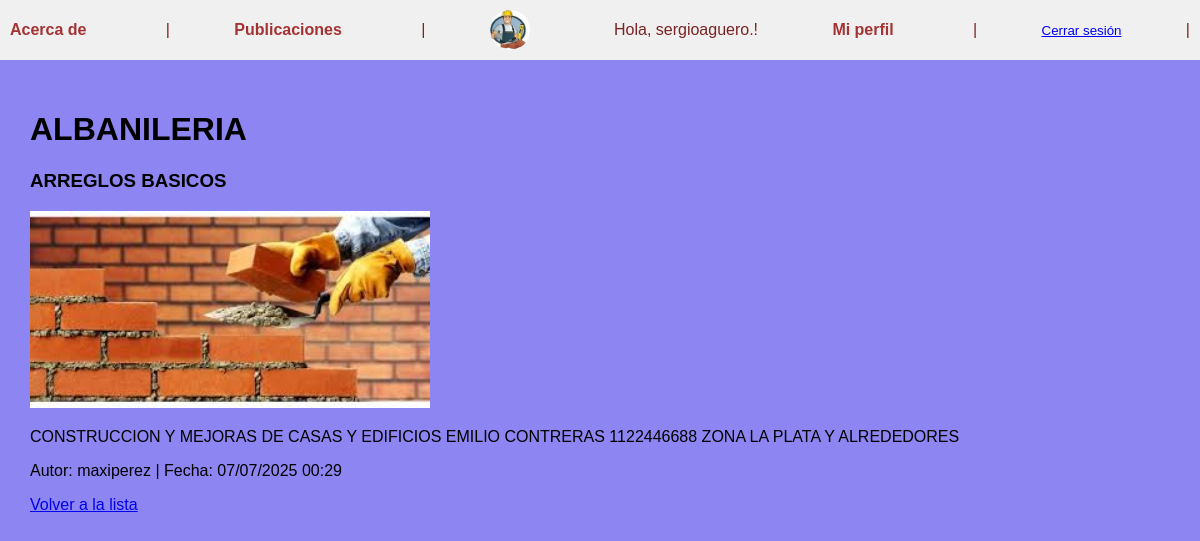
The app's page /pages/3/ (signed in) with its own data.
### accounts/models.py (models this page shows, shortened)
class UserProfile(models.Model):
    user = models.OneToOneField(User, on_delete=models.CASCADE)
    imagen = models.ImageField(upload_to='profile_images/', null=True, blank=True)
    descripcion = models.TextField(blank=True)
    sitio_web = models.URLField(blank=True)

### pages/models.py (models this page shows, shortened)
class Blog(models.Model):
    titulo = models.CharField(max_length=200)
    subtitulo = models.CharField(max_length=200)
    cuerpo = models.TextField()
    autor = models.ForeignKey(User, on_delete=models.CASCADE)
    fecha = models.DateTimeField(auto_now_add=True)
    imagen = models.ImageField(upload_to='blog_images/', null=True, blank=False)

### pages/views.py (the view)
# urls.py: path('pages/<int:blog_id>/', blog_detail, name='blog_detail'),
def blog_detail(request, blog_id):
    blog = get_object_or_404(Blog, id=blog_id)
    return render(request, 'pages/blog_detail.html', {'blog': blog})

### templates/pages/blog_detail.html
{% extends 'base.html' %}
{% block content %}
  <h1>{{ blog.titulo }}</h1>
  <h3>{{ blog.subtitulo }}</h3>
  <img src="{{ blog.imagen.url }}" width="400">
  <p>{{ blog.cuerpo }}</p>
  <p>Autor: {{ blog.autor.username }} | Fecha: {{ blog.fecha|date:"d/m/Y H:i" }}</p>
  <a href="{% url 'blog_list' %}">Volver a la lista</a>
{% endblock %}

### templates/base.html (shortened to what this page needs)
<!DOCTYPE html>
{% load static %}
<html lang="es">
<head>
  <link rel="stylesheet" href="{% static 'css/styles.css' %}">
</head>
<body>
 <nav style="background-color: #f0f0f0; padding: 10px;">
  <a href="{% url 'about' %}">Acerca de</a> |
  <a href="{% url 'blog_list' %}">Publicaciones</a> |
  {% if user.is_authenticated %}
    {% if user.userprofile.imagen %}
      <img src="{{ user.userprofile.imagen.url }}" alt="Perfil" width="40" height="40" style="border-radius: 50%; vertical-align: middle;">
    {% else %}
      <img src="{% static 'img/default-avatar.png' %}" alt="Sin imagen" width="40" height="40" style="border-radius: 50%; vertical-align: middle;">
    {% endif %}
    <span style="margin: 0 10px;">Hola, {{ user.username }}!</span>
    <a href="{% url 'profile' %}">Mi perfil</a> |
    <form action="{% url 'logout' %}" method="post" style="display: inline;">
      <button type="submit" style="background: none; border: none; padding: 0; margin: 0; color: blue; text-decoration: underline; cursor: pointer;">
        Cerrar sesión
      </button>
    </form> |
  {% else %}
    <a href="{% url 'login' %}">Iniciar sesión</a> |
    <a href="{% url 'signup' %}">Registrarse</a> |
  {% endif %}
</nav>
 <div class="container">
    {% block content %}
    {% endblock %}
  </div>
</body>
</html>

### static/css/styles.css (style rules this page uses)
body { font-family: Arial, sans-serif; background-color: #8d85f1; margin: 0; padding: 0; }
nav { background-color: #b9f1c7; padding: 15px 20px; color: rgb(122, 35, 35); display: flex; align-items: center; justify-content: space-between; }
nav a { color: rgb(165, 51, 51); text-decoration: none; margin-right: 15px; font-weight: bold; }
nav img { border-radius: 50%; margin-right: 10px; vertical-align: middle; }
.container { padding: 30px; }

### records on screen
Blog: titulo "ALBANILERIA", subtitulo "ARREGLOS BASICOS", imagen (picture), cuerpo "CONSTRUCCION Y MEJORAS DE CASAS Y EDIFICIOS EMILIO CONTRERAS 1122446688 ZONA LA PLATA Y ALREDEDORES", autor.username "maxiperez", fecha "07/07/2025 00:29"

### other values on screen
{{ user.username }} "sergioaguero."
